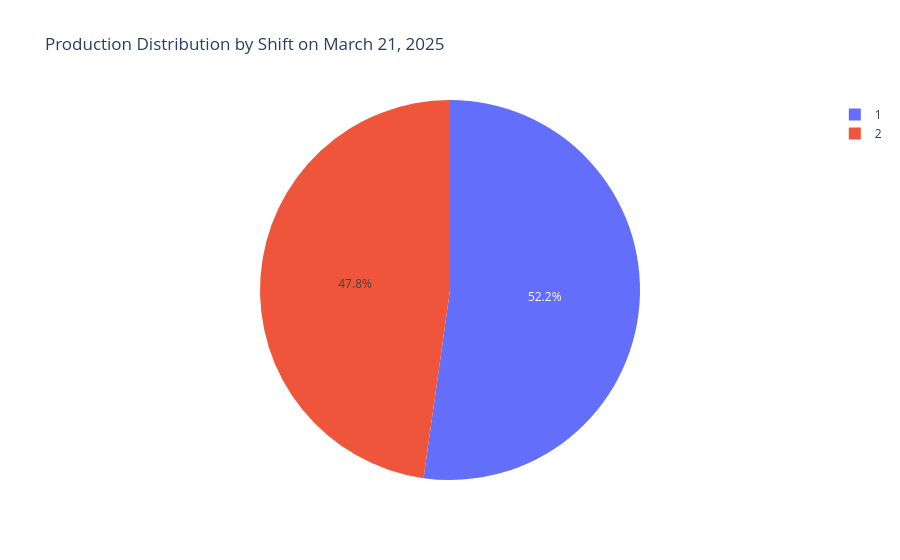

This figure's notebook cell:
### Code cell
# Shift with the highest production
fig = px.pie(df, names="shiftid", values="total_pieces",
             title="Production Distribution by Shift on March 21, 2025")
fig.show()
df

### Figure 1 — Plotly figure (JSON) as saved in the notebook; plotly's stock layout.template omitted (floating-point values rounded to 4 significant figures)
{"data": [{"domain": {"x": [0, 1], "y": [0, 1]}, "hovertemplate": "shiftid=%{label}<br>total_pieces=%{value}<extra></extra>", "labels": [1, 2], "legendgroup": "", "name": "", "showlegend": true, "type": "pie", "values": ["52342562", "47887757"]}], "layout": {"legend": {"tracegroupgap": 0}, "title": {"text": "Production Distribution by Shift on March 21, 2025"}}}
